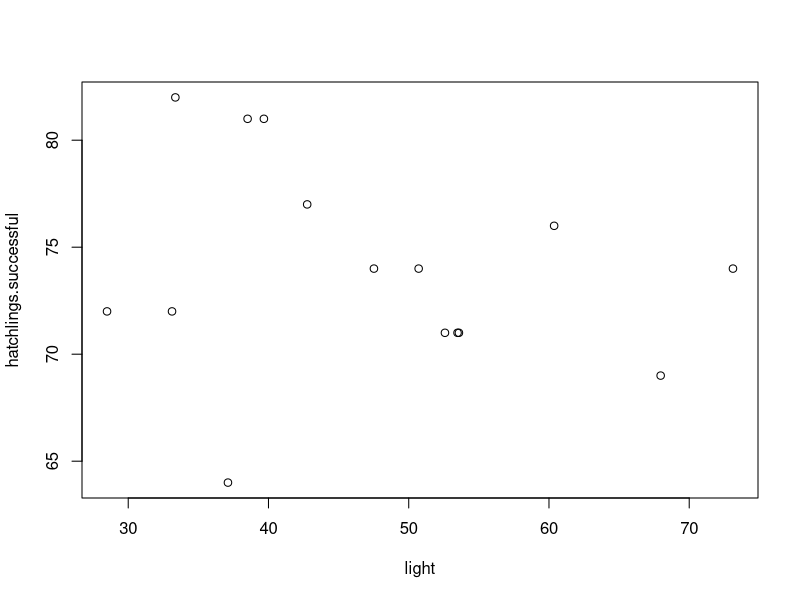
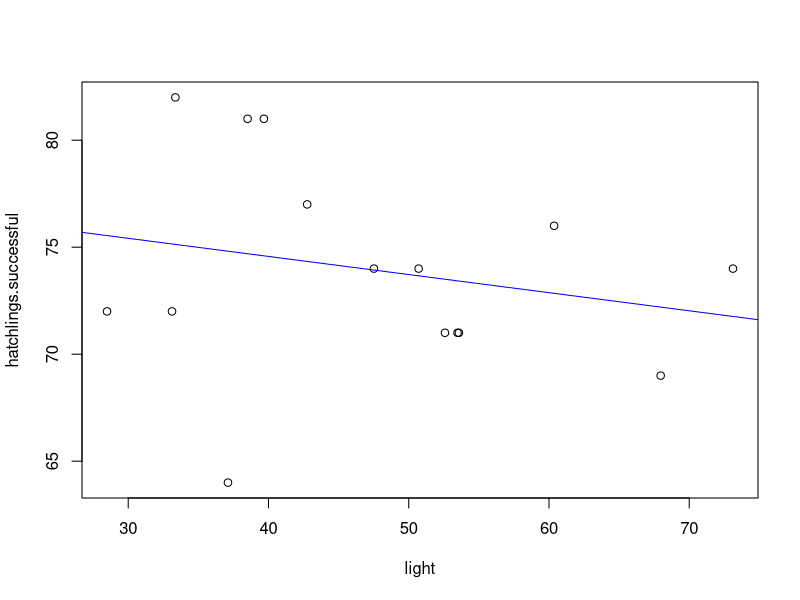

These figures' R source, in order:

############################################################
####                                                    ####  
####  NRES 710, Lecture 4                               ####
####                                                    ####
####  Kevin Shoemaker and Ben Sullivan                  #### 
####  University of Nevada, Reno                        ####
####                                                    #### 
############################################################


############################################################
####  Linear Regression and ANOVA                       ####
############################################################



eggs.per.nest <- 100
n.nests <- 15
light <- rnorm(n.nests,50,10)   # make up some light pollution values (predictor var)

probsucc <- function(light){    # egg success as a function of light pollution
  plogis(1.5-0.01*light)
}

hatchlings.successful <- rbinom(n.nests,eggs.per.nest,probsucc(light))   # determine number of successful eggs (response var)

#curve(probsucc,0,100)

plot(hatchlings.successful~light)  # plot the data



slope <- sum((light-mean(light))*(hatchlings.successful-mean(hatchlings.successful)))/sum((light-mean(light))^2)
intercept <- mean(hatchlings.successful) - slope*mean(light)

exp.successful <- intercept+slope*light # expected number of eggs for each observation
residuals <- hatchlings.successful-exp.successful

stderr <- sqrt(((1/(n.nests-2))*sum(residuals^2))/(sum((light-mean(light))^2)))    # standard error

t.stat <- (slope-0)/stderr    # t statistic

pval <- 2*pt(t.stat,n.nests-2)    # p value


############
# use lm function instead (easy way!)

model <- lm(hatchlings.successful~light)

summary(model)   # get the same t stat and p-value hopefully!


############
# plot regression line!

plot(hatchlings.successful~light)  # plot the data
abline(intercept,slope,col="blue")



mod <- lm(Volume~Girth,data=trees)
summary(mod)

